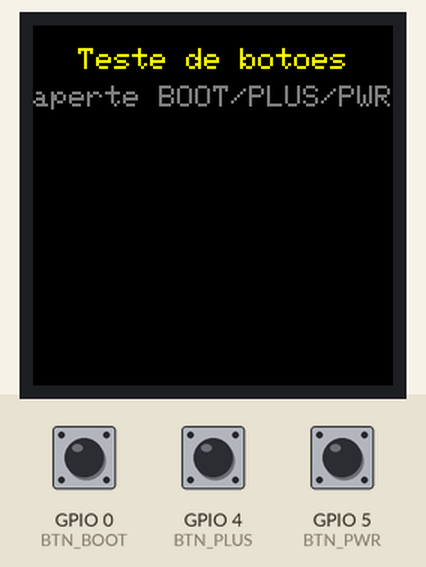
Simulated run of this sketch. Board: ESP32-S3. On the bench: 240×240 colour display. The inputs (shaded band) are chosen by the test bench; at power-on: GPIO 0 (BTN_BOOT) HIGH, GPIO 4 (BTN_PLUS) HIGH, GPIO 5 (BTN_PWR) HIGH. What the sketch prints to the serial monitor is not drawn.

Above: at 1.3 s.
1.4 s: GPIO 0 (BTN_BOOT) pulled LOW for 0.15 s
At 2.3 s:
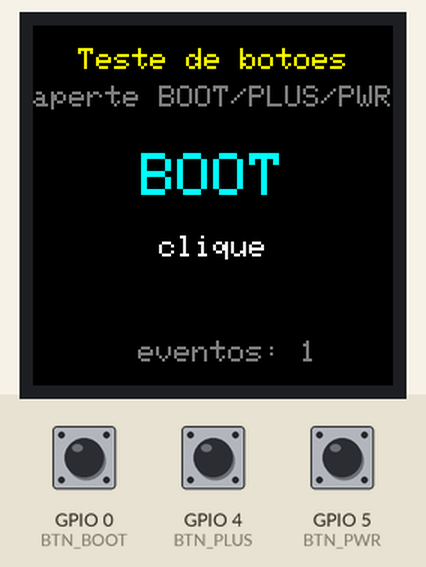
3.5 s: GPIO 4 (BTN_PLUS) pulled LOW for 0.15 s
At 5.1 s:
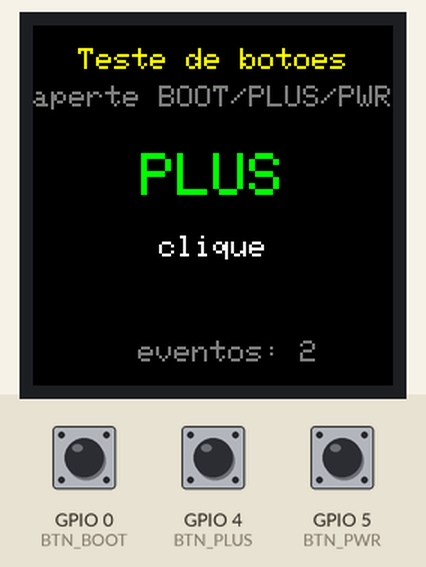
5.6 s: GPIO 5 (BTN_PWR) pulled LOW for 0.15 s
At 7.0 s:
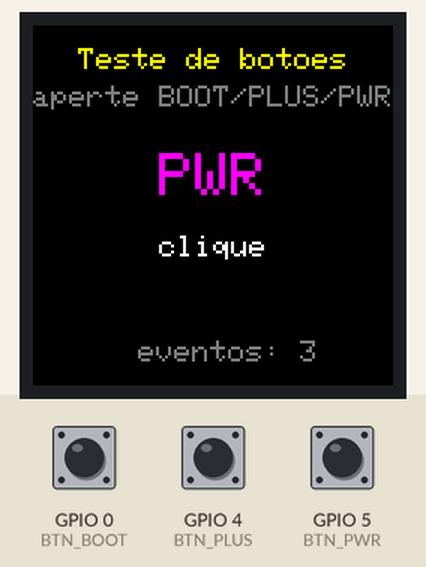
7.7 s: GPIO 0 (BTN_BOOT) pulled LOW for 1 s
At 9.1 s:
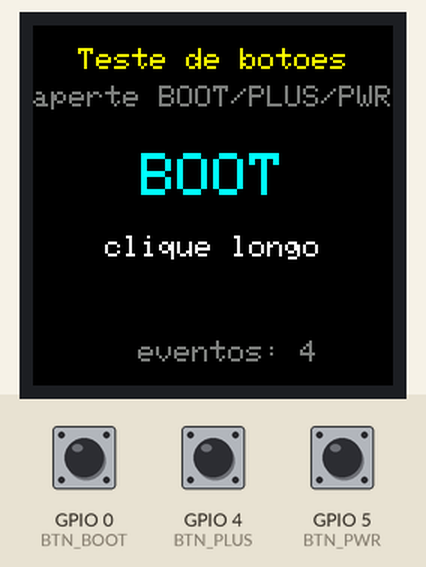
10.2 s: GPIO 4 (BTN_PLUS) pulled LOW for 1 s
At 12.1 s:
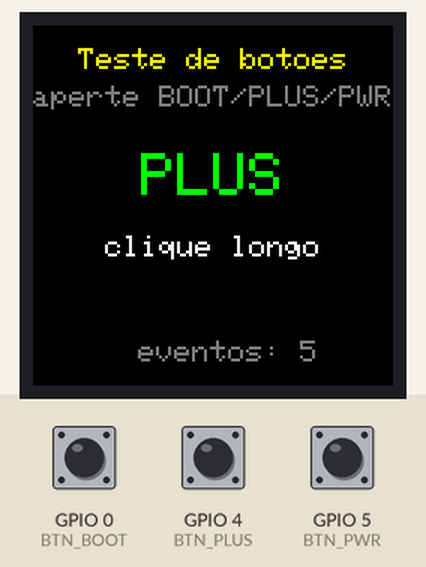
12.7 s: GPIO 5 (BTN_PWR) pulled LOW for 1 s
At 14.1 s:
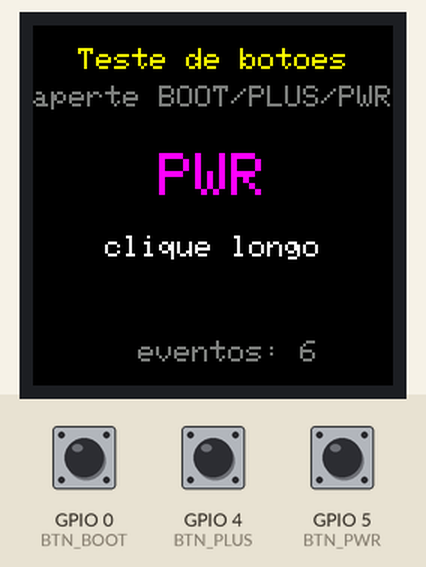
Timing chart, 0 to 15.7 s (numbered marks = the images above; inputs shaded):
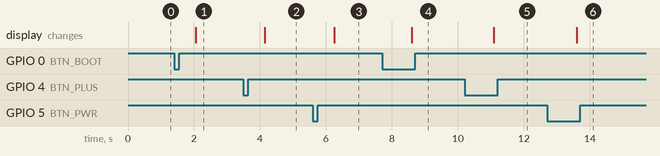

Measured:
- after the input at 1.4 s, the display: changes after 0.65 s (image 1)
- after the input at 3.5 s, the display: changes after 0.65 s (image 2)
- after the input at 5.6 s, the display: changes after 0.65 s (image 3)
- after the input at 7.7 s, the display: changes after 0.90 s (image 4)
- after the input at 10.2 s, the display: changes after 0.89 s (image 5)
- after the input at 12.7 s, the display: changes after 0.90 s (image 6)

The sketch:

passo2_botoes.ino
```cpp
// Passo 2 — ler os botões da Waveshare ESP32-S3 1.54" LCD
// Pinos conferidos no exemplo oficial da Waveshare (02_button_example e 01_factory).
#include <Arduino_GFX_Library.h>
#include <OneButton.h>

// Tela (passo 1)
#define LCD_DC   45
#define LCD_CS   21
#define LCD_SCK  38
#define LCD_MOSI 39
#define LCD_RST  40
#define LCD_BL   46

// Botões: ficam em HIGH soltos e vão para LOW quando apertados ("ativo em LOW")
#define BTN_BOOT 0
#define BTN_PLUS 4
#define BTN_PWR  5

// Mantém a placa ligada quando está na bateria (HIGH = ligada, LOW = desliga)
#define BAT_POWER_HOLD 2

Arduino_DataBus *bus = new Arduino_ESP32SPI(LCD_DC, LCD_CS, LCD_SCK, LCD_MOSI, GFX_NOT_DEFINED);
Arduino_GFX *gfx = new Arduino_ST7789(bus, LCD_RST, 0, true, 240, 240);

// true = botão ativo em LOW, true = liga o resistor interno de pull-up
OneButton botaoBoot(BTN_BOOT, true, true);
OneButton botaoPlus(BTN_PLUS, true, true);
OneButton botaoPwr(BTN_PWR, true, true);

int totalEventos = 0;

// Desenha na tela qual botão foi apertado e de que jeito
void mostrarEvento(const char *botao, const char *evento, uint16_t cor) {
  totalEventos++;
  Serial.printf("[%d] %s -> %s\n", totalEventos, botao, evento);

  gfx->fillRect(0, 70, 240, 120, RGB565_BLACK);  // apaga só a área do meio

  gfx->setTextSize(4);
  gfx->setTextColor(cor);
  gfx->setCursor((240 - strlen(botao) * 24) / 2, 85);
  gfx->print(botao);

  gfx->setTextSize(2);
  gfx->setTextColor(RGB565_WHITE);
  gfx->setCursor((240 - strlen(evento) * 12) / 2, 140);
  gfx->print(evento);

  gfx->fillRect(0, 205, 240, 20, RGB565_BLACK);
  gfx->setTextColor(RGB565_DARKGREY);
  gfx->setCursor(70, 210);
  gfx->printf("eventos: %d", totalEventos);
}

void setup() {
  pinMode(BAT_POWER_HOLD, OUTPUT);
  digitalWrite(BAT_POWER_HOLD, HIGH);

  Serial.begin(115200);

  gfx->begin();
  pinMode(LCD_BL, OUTPUT);
  digitalWrite(LCD_BL, HIGH);

  gfx->fillScreen(RGB565_BLACK);
  gfx->setTextSize(2);
  gfx->setTextColor(RGB565_YELLOW);
  gfx->setCursor((240 - 15 * 12) / 2, 15);
  gfx->print("Teste de botoes");
  gfx->setTextColor(RGB565_DARKGREY);
  gfx->setCursor((240 - 20 * 12) / 2, 40);  // 20 letras x 12 px = largura toda
  gfx->print("aperte BOOT/PLUS/PWR");

  // BOOT
  botaoBoot.attachClick([]() { mostrarEvento("BOOT", "clique", RGB565_CYAN); });
  botaoBoot.attachDoubleClick([]() { mostrarEvento("BOOT", "duplo clique", RGB565_CYAN); });
  botaoBoot.attachLongPressStart([]() { mostrarEvento("BOOT", "clique longo", RGB565_CYAN); });

  // PLUS
  botaoPlus.attachClick([]() { mostrarEvento("PLUS", "clique", RGB565_GREEN); });
  botaoPlus.attachDoubleClick([]() { mostrarEvento("PLUS", "duplo clique", RGB565_GREEN); });
  botaoPlus.attachLongPressStart([]() { mostrarEvento("PLUS", "clique longo", RGB565_GREEN); });

  // PWR — por enquanto só mostra; não desliga a placa
  botaoPwr.attachClick([]() { mostrarEvento("PWR", "clique", RGB565_MAGENTA); });
  botaoPwr.attachDoubleClick([]() { mostrarEvento("PWR", "duplo clique", RGB565_MAGENTA); });
  botaoPwr.attachLongPressStart([]() { mostrarEvento("PWR", "clique longo", RGB565_MAGENTA); });
}

void loop() {
  // tick() olha o botão e decide se foi clique, duplo ou longo
  botaoBoot.tick();
  botaoPlus.tick();
  botaoPwr.tick();
  delay(10);
}
```
